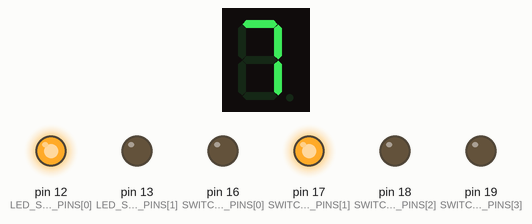
Recording of a sketch running on a simulated Arduino Uno, built with avr-gcc and run on an emulated ATmega328P. Parts: 1-digit seven-segment display, output pins drawn as LEDs (lit = HIGH). Wiring (inferred from the names in the program): 1-digit 7-segment display, segments lit when HIGH: segments pin 2, pin 3, pin 4, pin 5, pin 6, pin 7, pin 14, pin 15. The segment pins are drawn as the display they are named for; pins used as bus, display or sensor lines are not drawn.

Above: at 0.61 s.
At 25.06 s:
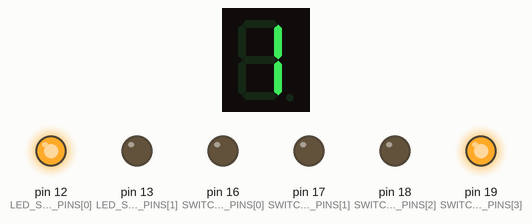
At 49.84 s:
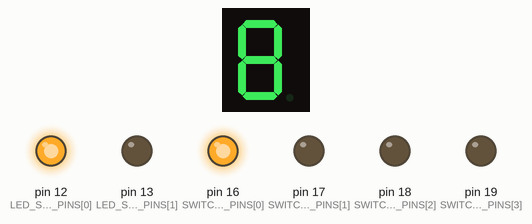
At 99.0 s:
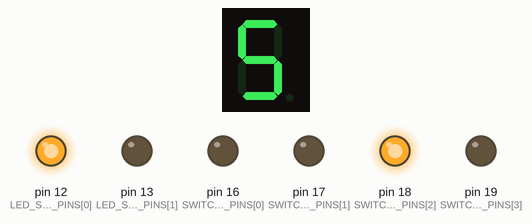
Timing chart, 0 to 130.0 s (numbered marks = the images above):
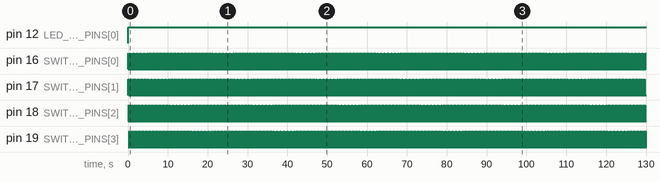

The sketch:

Day5Self1.ino
```cpp
#include<Arduino.h>

/** Constants **/
const unsigned int DATA_PINS[8] = {2, 3, 4, 5, 6, 7, 14, 15};
const unsigned int DEBOUNCE_RELEASE_DELAY = 50;
const unsigned int LED_SSD_GND_PINS[2] = {12, 13};
const unsigned int LED_GND_INDEX = 0;
const unsigned int SSD_GND_INDEX = 1;
const unsigned int PROG_DELAY = 250;
const unsigned int SW_PIN = 11;
const unsigned int SWITCHING_PINS[4] = {16, 17, 18, 19};

/* SSD Constants */
const unsigned int DIGIT_MAP[10] = {
    0x3f,
    0x06,
    0x5b,
    0x4f,
    0x66,
    0x6d,
    0x7d,
    0x07,
    0x7f,
    0x6f
};

/** Variables **/
unsigned char count = 0;
bool is_counting_up = true;
const unsigned int num = 1578;

void setup() {
    for (int x = 0; x < sizeof(DATA_PINS)/sizeof(DATA_PINS[0]); x++) {
        pinMode(DATA_PINS[x], OUTPUT);
    }

    for (int x = 0; x < sizeof(SWITCHING_PINS)/sizeof(SWITCHING_PINS[0]); x++) {
        pinMode(SWITCHING_PINS[x], OUTPUT);
    }

    for (int x = 0; x < sizeof(LED_SSD_GND_PINS)/sizeof(LED_SSD_GND_PINS[0]); x++) {
        pinMode(LED_SSD_GND_PINS[x], OUTPUT);
    }

    pinMode(SW_PIN, INPUT_PULLUP);
}

void loop() {
    displayNumber(num);

    // if (digitalRead(SW_PIN) == LOW) {
    //     is_counting_up = !is_counting_up;

    //     while(digitalRead(SW_PIN) == LOW) {
    //         delay(DEBOUNCE_RELEASE_DELAY);
    //     }
    // }

    // if (is_counting_up && count == 9) {
    //     is_counting_up = false;
    // } else if (!is_counting_up && count == 0) {
    //     is_counting_up = true;
    // }

    // count = (is_counting_up) ? count + 1 : count - 1;

    // delay(PROG_DELAY);
}

void displayNumber(unsigned int number) {
    unsigned int digits[4];

    digits[0] = number%10;
    digits[1] = (number/10)%10;
    digits[2] = (number/100)%10;
    digits[3] = (number/1000);

    for (int n = 0; n < 4; n++) {
        SSDSelect(n);
        delay(10);
        SSDWrite(digits[n]);
        delay(100);
    }
}

void clearData() {
    for (int x = 0; x < sizeof(DATA_PINS)/sizeof(DATA_PINS[0]) ; x++) {
        digitalWrite(DATA_PINS[x], LOW);
    }
}

void clearSelection() {
    for (int x = 0; x < sizeof(SWITCHING_PINS)/sizeof(SWITCHING_PINS[0]) ; x++) {
        digitalWrite(SWITCHING_PINS[x], LOW);
    }
}

void SSDSelect(unsigned int idx) {
    clearSelection();
    digitalWrite(SWITCHING_PINS[idx], HIGH);
}

void SSDWrite(unsigned int digit) {
    clearData();
    digitalWrite(LED_SSD_GND_PINS[LED_GND_INDEX], HIGH);
    digitalWrite(LED_SSD_GND_PINS[SSD_GND_INDEX], LOW);

    unsigned int value = DIGIT_MAP[digit];

    for (int x = 0; x < 8; x++) {
        unsigned int mask = 1<<x;
        unsigned int check = value & mask;

        if (check == mask) {
            digitalWrite(DATA_PINS[x], HIGH);
        }
    }
}
```

test.c
```cpp
#include<stdio.h>

void main()
{
    int num = 2578;

    unsigned int ones = num%10;
    unsigned int tens = (num/10)%10;
    unsigned int hundreds = (num/100)%10;
    unsigned int thousands = (num/1000);

    printf("Thousands: %i\n", thousands);
    printf("Hundreds: %i\n", hundreds);
    printf("Tens: %i\n", tens);
    printf("Ones: %i\n", ones);
}
```

Measured:
- by itself, pin 12 (LED_SSD_GND_PINS[0]): LOW → HIGH at 0.01 s
- by itself, pin 16 (SWITCHING_PINS[0]), pin 17 (SWITCHING_PINS[1]), pin 18 (SWITCHING_PINS[2]), pin 19 (SWITCHING_PINS[3]): alternates HIGH for 0.11 s and LOW for 0.33 s
